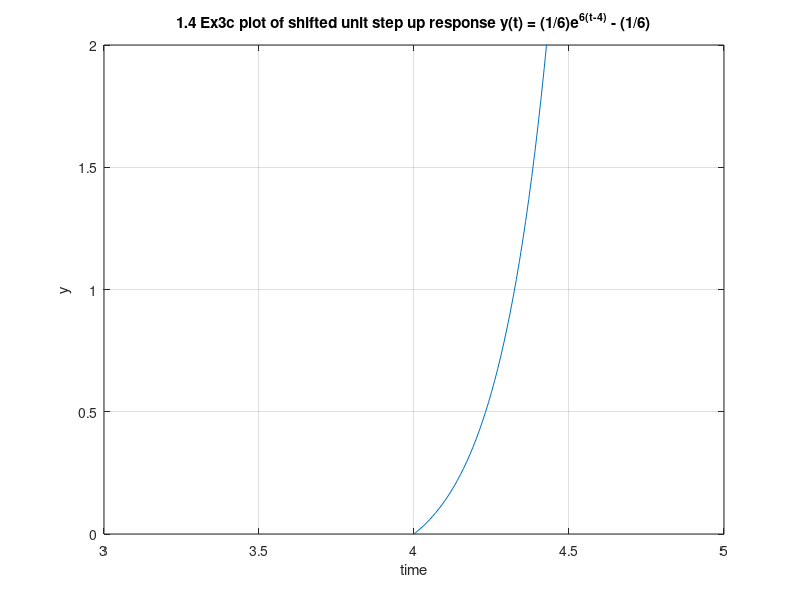

The MATLAB script that drew this image:
% Solution to y' = ay + q(t) when q(t) = H(t-T) (shifted unit step up)  is 
% y(t) = y(0)e^(at) + (q/a)(e^(at-T) - 1) for t >= T
% rewrite y' = ay + q(t) as y' - ay = H(t-T)

% 1.4 Ex 3c: shifted unit step up dy/dt = H(t) + 6y starting from y(0) = 0
% dy/dt - 6y = H(t-4)
% a = 6, q = 1, y(0) = 0
% y(t) = (1/6)(e^(6(t-4)) - 1)

t = 0.0:0.01:10.0;

y = (1/6)*(exp(6*(t-4)) -1)

f = figure;
plot(t,y);
ylim([0 2]);
xlim([3 5]);
grid on;
title("1.4 Ex3c plot of shifted unit step up response y(t) = (1/6)e^{6(t-4)} - (1/6)");
xlabel("time");
ylabel("y");
uiwait(f);